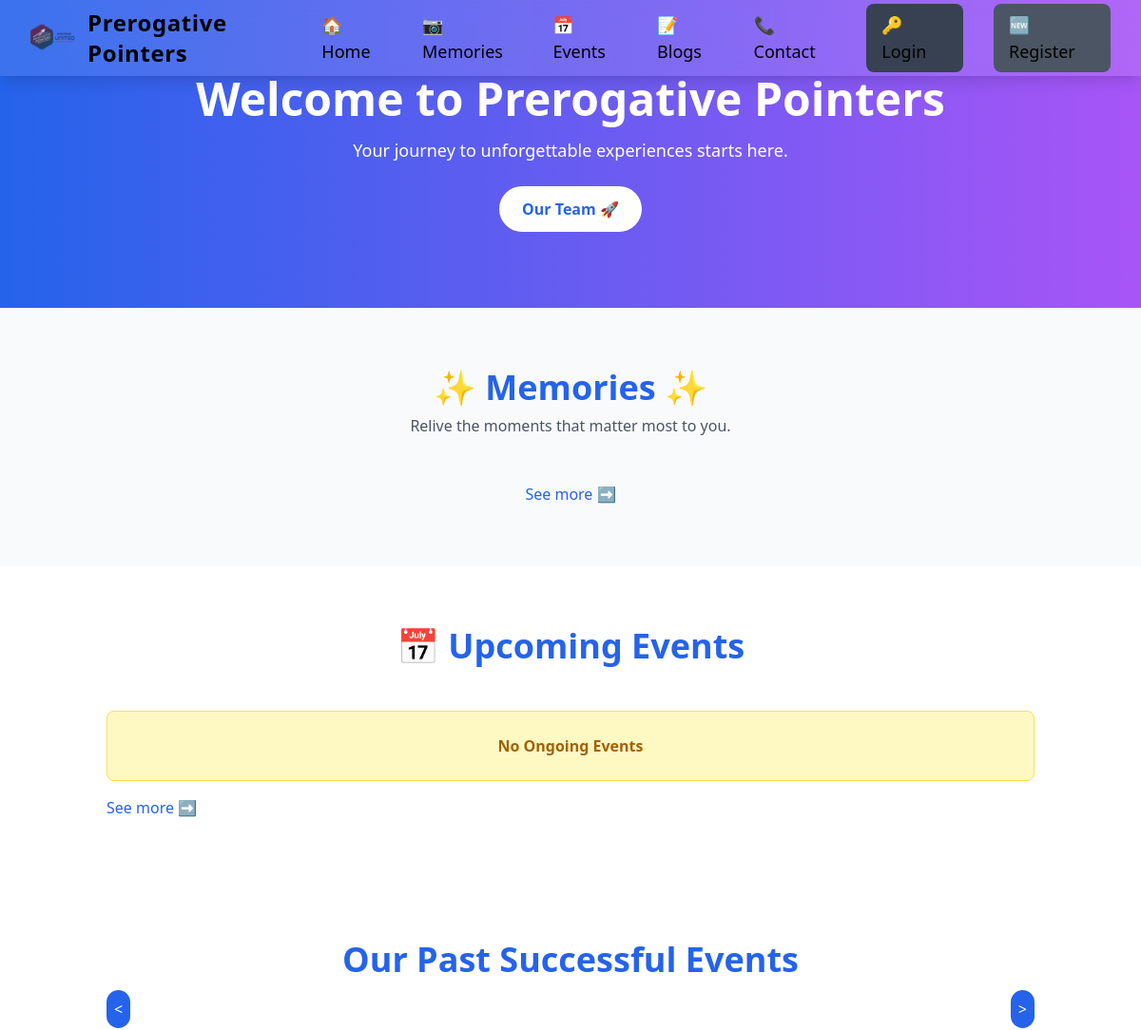
/ (upper part), run on an earlier commit of the app's database.
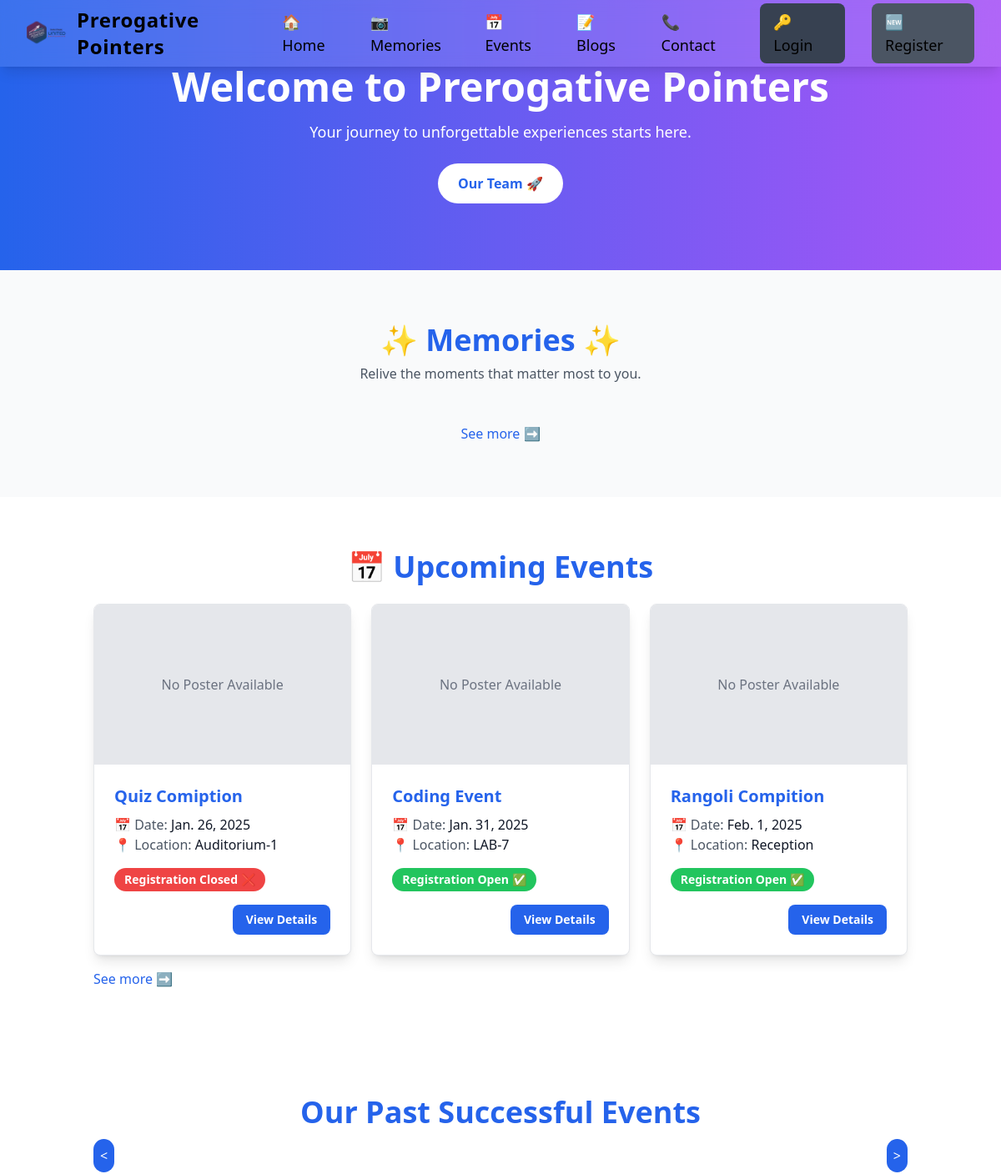
And on a later commit of the database.
### events/models.py (models this page shows, shortened)
class Event(models.Model):
    title = models.CharField(max_length=200)
    slug = models.CharField(max_length=300, null=True,
                            blank=True, help_text=("Slug(leave it blank)"))
    poster = models.ImageField(
        upload_to='event_poster/', null=True, blank=True)
    description = models. TextField()
    organized_by = models.ForeignKey(User, on_delete=models.CASCADE)
    location = models.CharField(max_length=100, null=True, blank=True)
    limit = models.IntegerField(null=True, blank=True, help_text=(
        'Limit (leave it blank if no registration limit)'))
    count = models.IntegerField(default=0)
    upload_time = models.DateTimeField(auto_now_add=True)
    start_date = models.DateField(null=True, blank=True)
    event_open = models.BooleanField(default=True)
    registration_open = models.BooleanField(default=True)
    notify = models.BooleanField(default=True, help_text=(
        "Notify all users through email (at the time of creation)"))
    event_over = models.BooleanField(
        default=False, help_text=('Mark it True if the Event is Over'))
    text_status = models.CharField(
        max_length=100, null=True, blank=True, help_text=('let he backend handle it'))
    class Meta:
        ordering = ['-upload_time']

### base/views.py (the view)
# urls.py: path('', views.home, name = 'home'),
def home(request):
    event = Event.objects.filter(event_open=True,event_over = False).order_by('start_date')[:3]
    mem = Memories.objects.prefetch_related('memory_img').order_by('-event__start_date')[:3]
    events = Event.objects.filter(event_over = True,event_open=True).order_by('start_date')
    return render(request , 'home.html',{'event':event,'mem':mem,'events':events})

### templates/home.html (shortened to what this page needs)
{% extends "index.html" %}
{% block content %}
{% load static %}
<section id="welcome" class="bg-gradient-to-r from-blue-600 to-purple-500 text-white text-center py-20">
    <h1 class="text-5xl font-extrabold animate-fade-in">Welcome to Prerogative Pointers</h1>
    <p class="mt-4 text-lg">Your journey to unforgettable experiences starts here.</p>
    <button class="mt-6 px-6 py-3 bg-white text-blue-600 rounded-full font-semibold hover:bg-blue-100 transition duration-300">
       <a href='{% url "ourTeam" %}'> Our Team 🚀</a>
    </button>
</section>
<section id="memories" class="py-16 bg-gray-50">
    <div class="max-w-7xl mx-auto px-6 text-center">
        <h2 class="text-4xl font-extrabold text-blue-600">✨ Memories ✨</h2>
        <p class="mt-2 text-gray-600">Relive the moments that matter most to you.</p>
        <a href="{% url "memories" %}" class="text-blue-600 mt-4 inline-block">See more ➡️</a>
    </div>
</section>
<main class="container mx-auto px-6 py-16">
    <h2 class="text-4xl text-center font-extrabold text-blue-600">📅 Upcoming Events</h2>
    <div class="grid grid-cols-1 sm:grid-cols-2 lg:grid-cols-3 gap-6 mt-6">
        {% if event %}
        {% for events in event %}
            <div class="bg-white border border-gray-200 shadow-lg rounded-lg overflow-hidden hover:shadow-xl hover:scale-105 transform transition duration-300">
                {% if events.poster %}
                <img src="{{ events.poster.url }}" alt="Event Poster" class="w-full h-48 object-cover">
                {% else %}
                <div class="w-full h-48 bg-gray-200 flex items-center justify-center text-gray-500">
                    No Poster Available
                </div>
                {% endif %}
                <div class="p-6">
                    <h2 class="text-xl font-bold text-blue-600">{{ events.title }}</h2>
                    <p class="text-gray-600 mt-2">📅 Date: <span class="font-medium text-gray-900">{{ events.start_date }}</span></p>
                    <p class="text-gray-600">📍 Location: <span class="font-medium text-gray-900">{{ events.location }}</span></p>
                    <div class="mt-4">
                        {% if events.event_over %}
                        <span class="inline-block bg-gray-500 text-white font-semibold py-1 px-3 rounded-full text-sm">
                            Event Over
                        </span>
                        {% else %}
                            {% if events.registration_open %}
                                <span class="inline-block bg-green-500 text-white font-semibold py-1 px-3 rounded-full text-sm">
                                    Registration Open ✅
                                </span>
                            {% else %}
                                <span class="inline-block bg-red-500 text-white font-semibold py-1 px-3 rounded-full text-sm">
                                    Registration Closed ❌
                                </span>
                            {% endif %}
                        {% endif %}
                    </div>
                    <div class="text-right mt-4">
                        <a href="{% url 'event' events.slug %}" class="inline-block bg-blue-600 text-white font-semibold py-2 px-4 rounded-lg text-sm hover:bg-blue-700">
                            View Details
                        </a>
                    </div>
                </div>
            </div>
        {% endfor %}
        {% else %}
            <div class="col-span-full">
                <div class="flex flex-col items-center justify-center bg-yellow-100 border border-yellow-300 text-yellow-700 font-semibold rounded-lg py-6 px-8 mt-6">
                    <p>No Ongoing Events</p>
                </div>
            </div>
        {% endif %}
    </div>
    <a href="{% url "events" %}" class="text-blue-600 mt-4 inline-block">See more ➡️</a>
</main>
<section class="container mx-auto px-6 py-16">
    <h1 class="text-4xl text-center font-extrabold text-blue-600 mb-8">Our Past Successful Events</h1>
    <div class="relative">
        <button id="prev-btn" class="absolute left-0 top-1/2 transform -translate-y-1/2 bg-blue-600 text-white p-2 rounded-full focus:outline-none">
            &#60;
        </button>
        <button id="next-btn" class="absolute right-0 top-1/2 transform -translate-y-1/2 bg-blue-600 text-white p-2 rounded-full focus:outline-none">
            &#62;
        </button>
    </div>
</section>
{% endblock content %}

### templates/index.html (shortened to what this page needs)
<!DOCTYPE html>
{% load static %}
<html lang="en">
    <head>
        <script src="https://cdn.tailwindcss.com"></script>
        <link rel="stylesheet" href="https://cdnjs.cloudflare.com/ajax/libs/font-awesome/6.4.2/css/all.min.css">
    </head>
    <body>
{% include "components/navbar.html" %}
{% block content %}
{% endblock content %}
</body>
</html>

### templates/components/navbar.html (shortened to what this page needs)
{% load static %}
<nav class="bg-white/10 backdrop-blur-md shadow-lg fixed w-full z-50">
    <div class="max-w-7xl mx-auto px-4 sm:px-6 lg:px-8">
        <div class="flex justify-between h-20 items-center">
            <div class="flex items-center space-x-3">
                <img src="{% static 'images/logo.png' %}" alt="Prerogative Pointers" class="w-12 h-12 transform hover:scale-105 transition-transform duration-300">
                <a href="{% url 'home' %}" class="text-2xl font-bold tracking-wide flex items-center space-x-2 hover:text-gray-300 transition duration-300">
                    <span>Prerogative Pointers</span>
                </a>
            </div>
            <div class="hidden md:flex space-x-8 items-center text-lg">
                <a href="{% url 'home' %}" class="relative group hover:text-gray-300 transition duration-300">
                    🏠 Home
                </a>
                <a href="{% url 'memories' %}" class="relative group hover:text-gray-300 transition duration-300">
                    📷 Memories
                </a>
                {% if not user.is_student %}
                    <a href="{% url 'teacherEventList' %}" class="relative group hover:text-gray-300 transition duration-300">
                        📅 Events
                    </a>
                {% else %}
                    <a href="{% url 'events' %}" class="relative group hover:text-gray-300 transition duration-300">
                        📅 Events
                        <span class="absolute bottom-0 left-0 w-0 h-0.5 bg-gray-300 transition-all duration-300 group-hover:w-full"></span>
                    </a>
                {% endif %}
                <a href="{% url 'blogs' %}" class="relative group hover:text-gray-300 transition duration-300">
                    📝 Blogs
                </a>
                <a href="{% url 'contact' %}" class="relative group hover:text-gray-300 transition duration-300">
                    📞 Contact
                </a>
                {% if not request.user.is_authenticated %}
                    <a href="{% url 'login' %}" class="px-4 py-2 bg-gray-700 rounded-lg hover:bg-gray-600 transition duration-300">
                        🔑 Login
                    </a>
                    <a href="{% url 'register' %}" class="px-4 py-2 bg-gray-600 rounded-lg hover:bg-gray-500 transition duration-300">
                        🆕 Register
                    </a>
                {% endif %}
            </div>
        </div>
    </div>
</nav>

### templates/index.html (style rules this page uses)
body, html { margin: 0; padding: 0; }
html { scroll-behavior: smooth; }

What changed in the data, as far as the page shows it:
added Event: shows "No Poster Available", title "Quiz Comiption", start_date "Jan. 26, 2025", location "Auditorium-1", event_over "Registration Closed ❌"
added Event: shows "No Poster Available", title "Coding Event", start_date "Jan. 31, 2025", location "LAB-7", event_over "Registration Open ✅"
added Event: shows "No Poster Available", title "Rangoli Compition", start_date "Feb. 1, 2025", location "Reception", event_over "Registration Open ✅"
Also different on the page:
text no longer shown: "No Ongoing Events"
